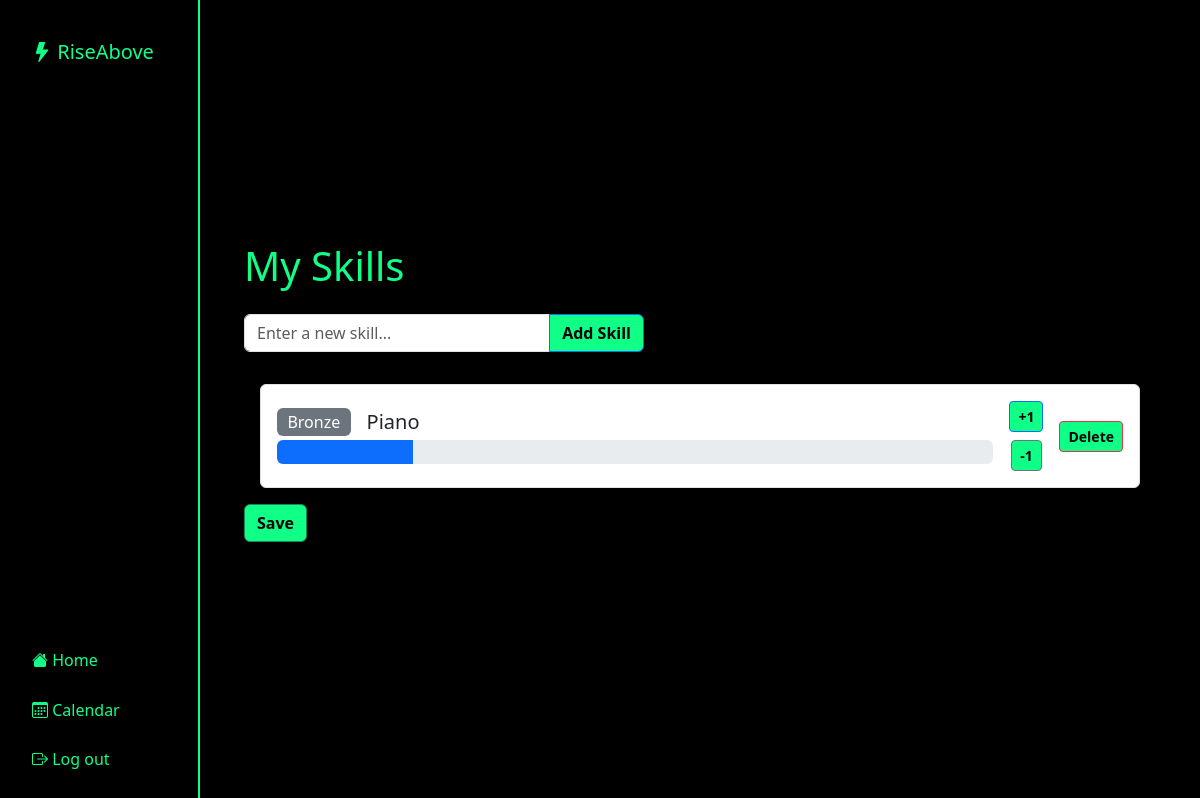
/ (signed in), run on an earlier commit of the app's database.
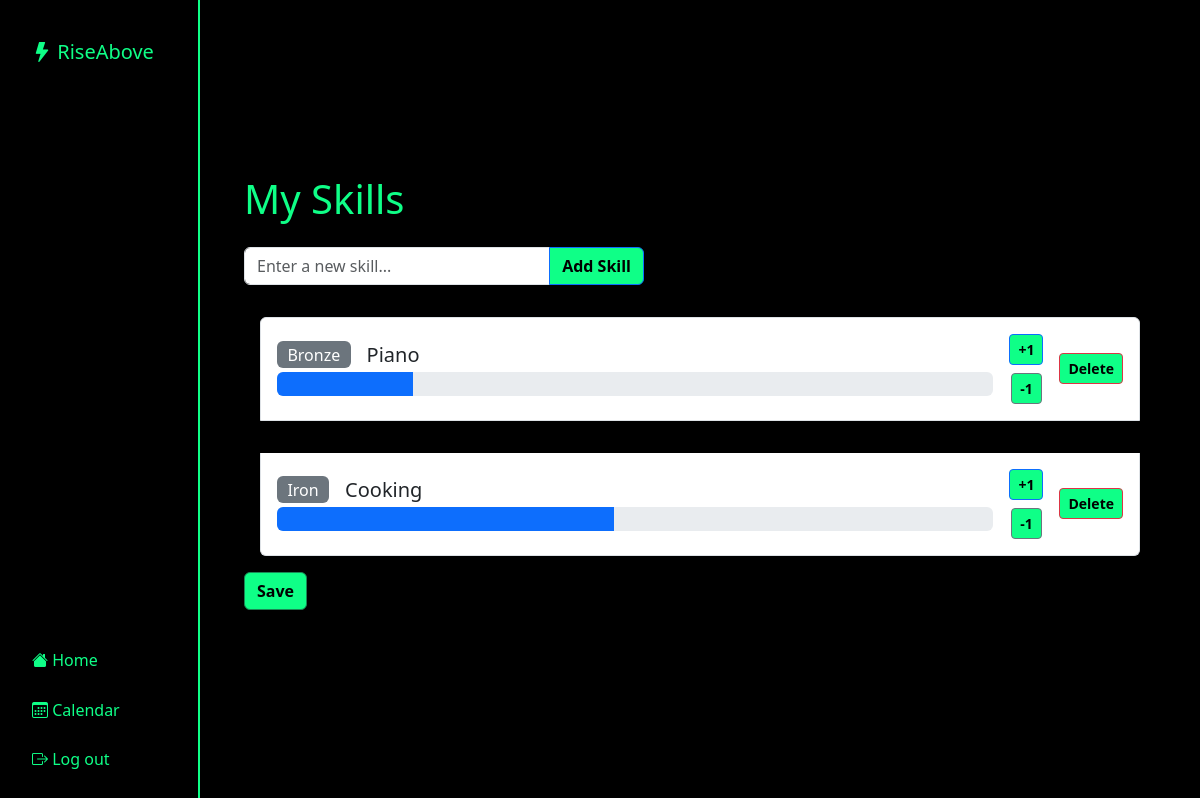
And on a later commit of the database.
### app.py (models this page shows, shortened)
class Skill(db.Model):
    __tablename__ = "skill"
    id = db.Column(db.Integer, primary_key=True)  # an auto-increment key
    user_id = db.Column(db.Integer, db.ForeignKey("user.id"), nullable=False)
    skillname = db.Column(db.String(100), nullable=False)
    xp = db.Column(db.Integer, default=0, nullable=False)
    db.UniqueConstraint('user_id', 'skillname', name='unique_skill_for_user')

### app.py (the view)
@app.route('/')
@login_required
def home():
    user_id = session.get("user_id")
    skills = Skill.query.filter_by(user_id=user_id).all()
    return render_template("home.html", skills=skills)

### app.py (called while the page is built)
def login_required(f):
    @wraps(f)
    def decorated_function(*args, **kwargs):
        if session.get("user_id") is None:
            return redirect("/login")
        return f(*args, **kwargs)
    return decorated_function

### templates/home.html (shortened to what this page needs)
{% extends "layout.html" %}
{% block content %}
<div class="container-fluid">
  <div class="row">
    <div class="col-12">
      <h1 class="mb-4">My Skills</h1>
      <div class="input-group mb-3" style="max-width: 400px;">
        <input type="text" id="newSkillName" class="form-control" placeholder="Enter a new skill...">
        <button id="addSkillBtn" class="btn btn-primary">Add Skill</button>
      </div>
      <ul class="list-group" id="skillsList">
        {% for skill in skills %}
        <li class="list-group-item d-flex align-items-center" style="margin: 1rem; padding: 1rem;">
          <div class="flex-grow-1">
            <h5 class="mb-1" style="display: flex; align-items: center; gap: 0.5rem;">
              <span
                class="badge rank-badge"
                data-xp="{{ skill.xp }}"
                data-skillname="{{ skill.skillname }}">
              </span>
              {{ skill.skillname }}
            </h5>
            <div class="progress" style="height: 24px;">
              <div
                class="progress-bar"
                role="progressbar"
                style="width: 0%;"
                aria-valuenow="{{ skill.xp }}"
                aria-valuemin="0"
                aria-valuemax="100">
              </div>
            </div>
          </div>
          <div class="ms-3 d-flex flex-column align-items-center">
            <button class="btn btn-sm btn-primary mb-2 addXpBtn">+1</button>
            <button class="btn btn-sm btn-secondary subXpBtn">-1</button>
          </div>
          <div class="ms-3">
            <button class="btn btn-sm btn-danger deleteSkillBtn">
              Delete
            </button>
          </div>
        </li>
        {% endfor %}
      </ul>
      <button id="saveChangesBtn" class="btn btn-success mb-3">
        Save
      </button>
    </div>
  </div>
</div>
{% endblock %}

### templates/layout.html (shortened to what this page needs)
<!DOCTYPE html>
<html lang="en">
<head>
  <link
    rel="stylesheet"
    href="https://cdn.jsdelivr.net/npm/bootstrap@5.3.0/dist/css/bootstrap.min.css"
  />
  <link
    rel="stylesheet"
    href="https://cdn.jsdelivr.net/npm/bootstrap-icons@1.10.5/font/bootstrap-icons.css"
  />
  <link
    rel="stylesheet"
    href="{{ url_for('static', filename='styles.css') }}"
  />
</head>
<body style="min-height: 100vh;">
  <nav class="navbar d-flex flex-column align-items-start">
    <a class="navbar-brand" href="#">
      <i class="bi bi-lightning-fill"></i> RiseAbove
    </a>
    <ul class="navbar-nav w-100">
      {% if session["user_id"] %}
      <li class="nav-item">
        <a class="nav-link" href="{{ url_for('home') }}">
          <i class="bi bi-house-fill"></i> Home
        </a>
      </li>
      <li class="nav-item">
        <a class="nav-link" href="{{ url_for('calendar') }}">
          <i class="bi bi-calendar3"></i> Calendar
        </a>
      </li>
      <li class="nav-item">
        <a class="nav-link" href="{{ url_for('logout') }}">
            <i class="bi bi-box-arrow-right"></i> Log out
        </a>
      </li>
      {% endif %}
    </ul>
  </nav>
  <div class="main-content">
    {% block content %}{% endblock %}
  </div>
</body>
</html>

### static/styles.css (style rules this page uses)
.navbar { background-color: #000000; border-right: 2px solid #0fff87; width: 200px; position: fixed; top: 0; left: 0; height: 100vh; padding: 1rem; z-index: 999; }
.navbar-brand { color: #0fff87 !important; margin-left: 1rem; margin-top: 1rem; }
.navbar .nav-link { color: #0fff87 !important; font-weight: 500; padding: 0.8rem 1rem; }
.main-content { margin-left: 200px; padding: 2rem; color: #0fff87; display: flex; justify-content: center; align-items: center; min-height: 100vh; }
body { background-color: #000000; color: #0fff87; }
.btn { background-color: #0fff87; color: #000; font-weight: 600; }
.rank-badge { background-color: #6c757d; font-size: 1rem; margin-right: 0.5rem; }

What changed in the data, as far as the page shows it:
added Skill: skillname "Cooking", xp 29 (drawn)
